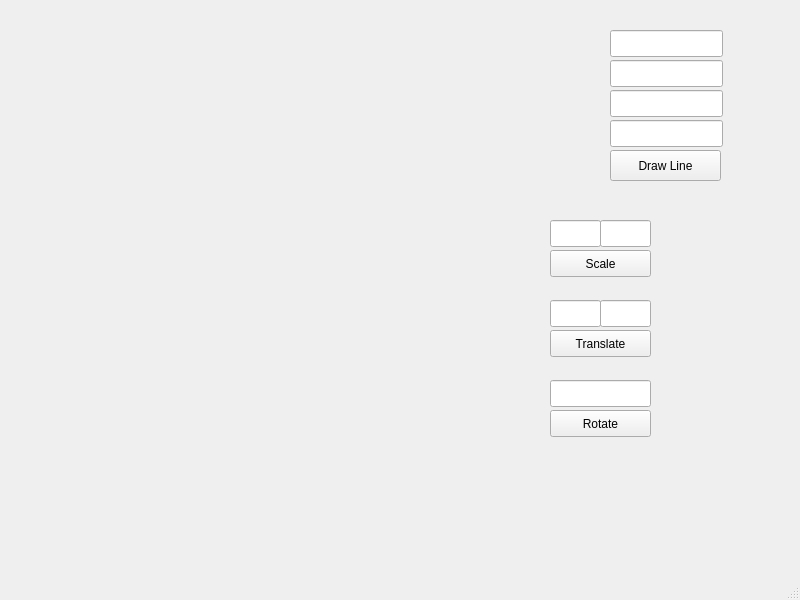
<?xml version="1.0" encoding="UTF-8"?>
<ui version="4.0">
 <class>MainWindow</class>
 <widget class="QMainWindow" name="MainWindow">
  <property name="geometry">
   <rect>
    <x>0</x>
    <y>0</y>
    <width>800</width>
    <height>600</height>
   </rect>
  </property>
  <property name="windowTitle">
   <string>MainWindow</string>
  </property>
  <widget class="QWidget" name="centralwidget">
   <widget class="QLabel" name="drawingArea">
    <property name="geometry">
     <rect>
      <x>0</x>
      <y>0</y>
      <width>500</width>
      <height>500</height>
     </rect>
    </property>
    <property name="text">
     <string/>
    </property>
   </widget>
   <widget class="QLineEdit" name="x1">
    <property name="geometry">
     <rect>
      <x>610</x>
      <y>30</y>
      <width>113</width>
      <height>27</height>
     </rect>
    </property>
   </widget>
   <widget class="QLineEdit" name="y1">
    <property name="geometry">
     <rect>
      <x>610</x>
      <y>60</y>
      <width>113</width>
      <height>27</height>
     </rect>
    </property>
   </widget>
   <widget class="QLineEdit" name="x2">
    <property name="geometry">
     <rect>
      <x>610</x>
      <y>90</y>
      <width>113</width>
      <height>27</height>
     </rect>
    </property>
   </widget>
   <widget class="QLineEdit" name="y2">
    <property name="geometry">
     <rect>
      <x>610</x>
      <y>120</y>
      <width>113</width>
      <height>27</height>
     </rect>
    </property>
   </widget>
   <widget class="QPushButton" name="scale">
    <property name="geometry">
     <rect>
      <x>550</x>
      <y>250</y>
      <width>101</width>
      <height>27</height>
     </rect>
    </property>
    <property name="text">
     <string>Scale</string>
    </property>
   </widget>
   <widget class="QLineEdit" name="sx">
    <property name="geometry">
     <rect>
      <x>550</x>
      <y>220</y>
      <width>51</width>
      <height>27</height>
     </rect>
    </property>
   </widget>
   <widget class="QLineEdit" name="tx">
    <property name="geometry">
     <rect>
      <x>550</x>
      <y>300</y>
      <width>51</width>
      <height>27</height>
     </rect>
    </property>
   </widget>
   <widget class="QLineEdit" name="theta">
    <property name="geometry">
     <rect>
      <x>550</x>
      <y>380</y>
      <width>101</width>
      <height>27</height>
     </rect>
    </property>
   </widget>
   <widget class="QPushButton" name="translate">
    <property name="geometry">
     <rect>
      <x>550</x>
      <y>330</y>
      <width>101</width>
      <height>27</height>
     </rect>
    </property>
    <property name="text">
     <string>Translate</string>
    </property>
   </widget>
   <widget class="QPushButton" name="rotate">
    <property name="geometry">
     <rect>
      <x>550</x>
      <y>410</y>
      <width>101</width>
      <height>27</height>
     </rect>
    </property>
    <property name="text">
     <string>Rotate</string>
    </property>
   </widget>
   <widget class="QLineEdit" name="sy">
    <property name="geometry">
     <rect>
      <x>600</x>
      <y>220</y>
      <width>51</width>
      <height>27</height>
     </rect>
    </property>
   </widget>
   <widget class="QLineEdit" name="ty">
    <property name="geometry">
     <rect>
      <x>600</x>
      <y>300</y>
      <width>51</width>
      <height>27</height>
     </rect>
    </property>
   </widget>
   <widget class="QPushButton" name="draw">
    <property name="geometry">
     <rect>
      <x>610</x>
      <y>150</y>
      <width>111</width>
      <height>31</height>
     </rect>
    </property>
    <property name="text">
     <string>Draw Line</string>
    </property>
   </widget>
  </widget>
  <widget class="QMenuBar" name="menubar">
   <property name="geometry">
    <rect>
     <x>0</x>
     <y>0</y>
     <width>800</width>
     <height>24</height>
    </rect>
   </property>
  </widget>
  <widget class="QStatusBar" name="statusbar"/>
 </widget>
 <resources/>
 <connections/>
</ui>
